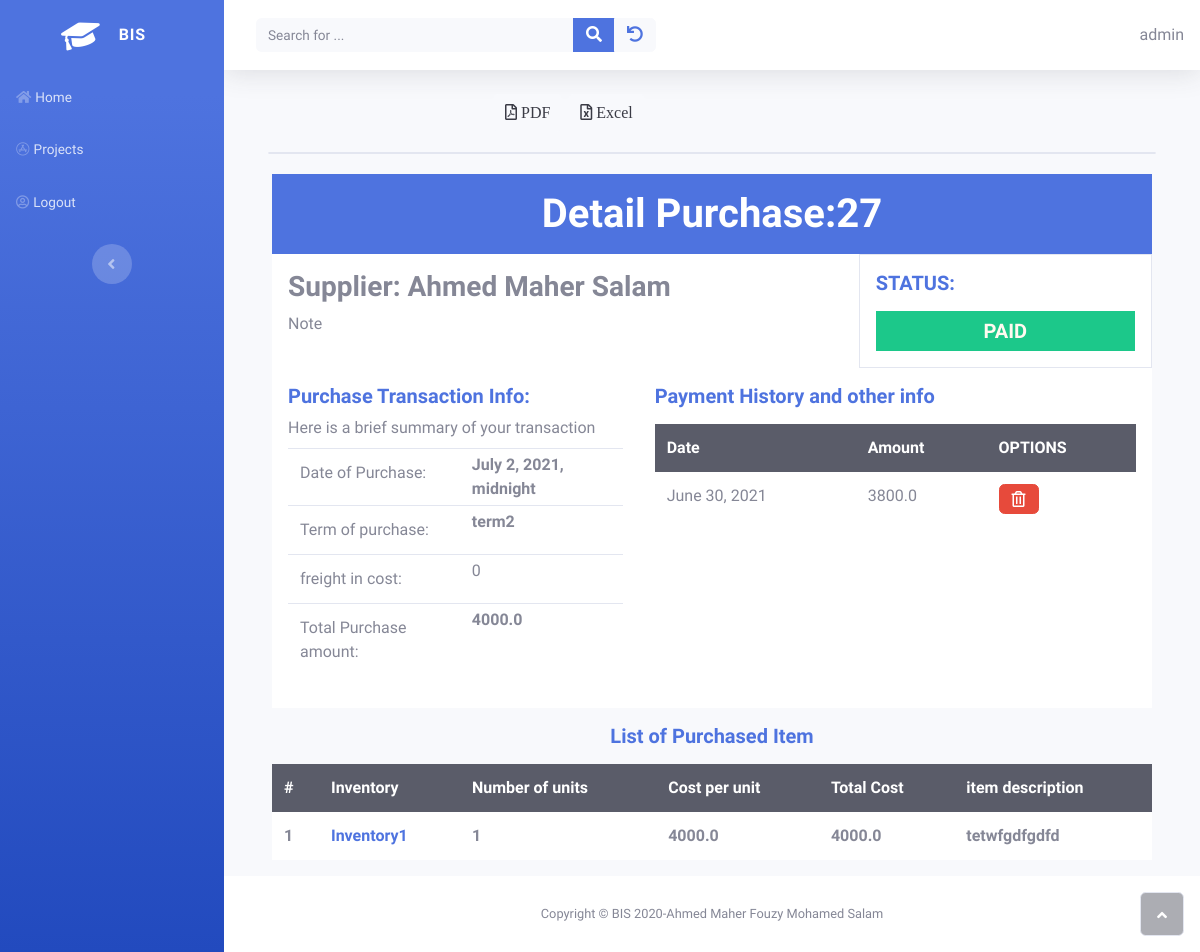
The page /inventory/detail_purchase/27 (signed in) on the database its author committed.
### inventory/models.py (models this page shows, shortened)
class PurchaseInventory(models.Model):
    class Status(models.IntegerChoices):
        UNPAID = 0 , _("UNPAID")
        PAID = 1 , _("PAID")
    status = models.IntegerField(choices=Status.choices)
    owner = models.ForeignKey(get_user_model(), on_delete=models.CASCADE)
    purchase_date = models.DateTimeField()
    due_date = models.DateField(
        help_text="optional if you want to specify it by yourself",
        null = True ,
        blank = True,
    )
    supplier = models.ForeignKey(Supplier, on_delete=models.CASCADE)
    term = models.ForeignKey(PaymentSalesTerm, on_delete=models.CASCADE)
    frieght_in = models.FloatField(default=0)
    num_returend = models.IntegerField(blank=True, null=True)
    cost_returned =  models.FloatField(blank=True, null=True)
    total_purchases = models.FloatField(blank=True, null=True)
    net_purchases = models.FloatField(blank=True, null=True)
    total_amount_paid = models.FloatField(blank=True, null=True)
    objects = models.Manager() # the default_managers
    purchases = PurchaseManager()

class PaymentSalesTerm(models.Model):
    class Term(models.IntegerChoices):
        CASH = 0 , _("Pay CASH")
        ON_DEMAND = 1 , _("Cash On Demand")
        DAYS = 2, _("Due in number of days")
        END_OF_MONTH = 3,_("Due at the end of month")
        NEXT_MONTH = 4,_("Due on the next Month")
        OTHER = 5, _("let me specify the due date DD-MM-YYY")
    owner = models.ForeignKey(get_user_model(), on_delete=models.CASCADE)
    config = models.CharField(
        max_length=100,
        help_text="Specify name for this setting"
        )
    terms = models.IntegerField(choices=Term.choices , default=Term.CASH , blank=False)
    num_of_days_due = models.PositiveSmallIntegerField(
        help_text="in case of you want to specify number of days due"
    )
    discount_in_days = models.PositiveSmallIntegerField(
        validators=[MaxValueValidator(32)] ,
        null = True,
        blank = True
    )
    discount_percentage = models.FloatField(
        help_text="Enter discount like this 5%>>will be  5 not 0.05",
    )
    cash_account =  models.ForeignKey('sole_proprietorship.Accounts',on_delete=models.CASCADE , related_name='payment_sales_term_cash_account')
    accounts_payable =models.ForeignKey('sole_proprietorship.Accounts',on_delete=models.CASCADE , related_name='payment_sales_term_accounts_payable_account')
    freight_in_account = models.ForeignKey('sole_proprietorship.Accounts',
                                    on_delete=models.CASCADE,
                                    related_name='freight_in_account',
                                    null=True,
                                    blank=True,
                                    help_text='choose A/p or Cash to determine if you paid this cost cash or not')
    def __str__(self):
        return self.config

class PayInvoice(models.Model):
    purchase_inventory = models.ForeignKey(PurchaseInventory , on_delete=models.CASCADE)
    date = models.DateField()
    amount_paid = models.FloatField()

class InventoryPrice(models.Model):
    inventory = models.ForeignKey(Inventory, on_delete=models.CASCADE)
    cost_per_unit = models.FloatField()
    number_of_unit = models.PositiveIntegerField()
    purchase_inventory = models.ForeignKey(PurchaseInventory, on_delete=models.CASCADE)
    @property
    def total_cost(self):
        return self.cost_per_unit * self.number_of_unit

class Inventory(models.Model):
    owner = models.ForeignKey(get_user_model(), on_delete=models.CASCADE)
    item_name = models.CharField(max_length=250)
    description = models.TextField(
        null= True,
        blank= True
    )
    general_ledeger_account = models.ForeignKey('sole_proprietorship.Accounts',on_delete=models.CASCADE)
    def __str__(self):
        return self.item_name

### suppliers/models.py (models this page shows)
class Supplier(models.Model):
    owner = models.ForeignKey(get_user_model(), on_delete=models.CASCADE)
    first_name  = models.CharField(max_length=50)
    last_name   = models.CharField(max_length=50)
    middle_name = models.CharField(max_length=50 , blank=True , null=False , default=" ")
    @property
    def full_name(self):
        return '%s %s %s' % (self.first_name, self.middle_name , self.last_name)
    def __str__(self):
        return self.full_name

### inventory/views.py (the view)
# urls.py: path('detail_purchase/<int:pk>' , views.DetailPurchaseInventoryView.as_view() , name="detail_purchase") ,
class DetailPurchaseInventoryView(OwnerDetailView):
    model = PurchaseInventory
    template_name = "inventory/purchase_detail.html"

### home/owner.py (called while the page is built)
    def get_queryset(self):
        qs = super().get_queryset()
        return qs.filter(owner=self.request.user)

### inventory/templates/inventory/purchase_detail.html (shortened to what this page needs)
{% extends "home/base.html" %}
{% block content %}
<div class="d-grid gap-2 col-6 mx-auto">
  <button class="btn btn-light" type="button"><i class="far fa-file-pdf"> PDF</i></button>
  <button class="btn btn-light" type="button"><i class="far fa-file-excel"> Excel</i></button>
</div>
 {% include 'inventory/purchase_detail_abstract.html'%}
{% endblock %}

### home/templates/home/base.html (shortened to what this page needs)
{% load static%}
<!DOCTYPE html>
<html>
<head>
    <link rel="stylesheet" href="{% static 'home/bootstrap/css/bootstrap.min.css' %}">
    <link rel="stylesheet" href="{% static 'home/css/styles.min.css' %}">
    <link rel="stylesheet" href="https://use.fontawesome.com/releases/v5.12.0/css/all.css">
</head>
<body id="page-top">
    <div id="wrapper">
        <nav class="navbar navbar-dark align-items-start sidebar sidebar-dark accordion bg-gradient-primary p-0">
            <div class="container-fluid d-flex flex-column p-0">
                <a class="navbar-brand d-flex justify-content-center align-items-center sidebar-brand m-0" href="#">
                    <div class="sidebar-brand-icon rotate-n-15"><i class="fas fa-graduation-cap"></i></div>
                    <div class="sidebar-brand-text mx-3"><span>BIS</span></div>
                </a>
                <ul class="nav navbar-nav text-light" id="accordionSidebar">
                    <li class="nav-item" role="presentation"><a class="nav-link" href="{% url 'home:home' %}"><i class="fas fa-home"></i><span>Home</span></a><a class="nav-link" href="{% url 'projects:home' %}"><i class="fab fa-app-store"></i><span>Projects</span></a></li>
                    {% if user.is_authenticated %}
                    <li class="nav-item" role="presentation"><a class="nav-link" href="{% url 'home:logout' %}?next={{ request.path }}"><i class="far fa-user-circle"></i><span>Logout</span></a></li>
                    {% endif %}
                </ul>
                <div class="text-center d-none d-md-inline"><button class="btn rounded-circle border-0" id="sidebarToggle" type="button"></button></div>
            </div>
        </nav>
        <div class="d-flex flex-column" id="content-wrapper">
            <div id="content">
                <nav class="navbar navbar-light navbar-expand bg-white shadow mb-4 topbar static-top">
                    <div class="container-fluid"><button class="btn btn-link d-md-none rounded-circle mr-3" id="sidebarToggleTop" type="button"></button>
                        <div class="form-inline d-none d-sm-inline-block mr-auto ml-md-3 my-2 my-md-0 mw-100 navbar-search">
                            <div class="input-group"><input id="search" class="bg-light form-control border-0 small" type="text" placeholder="Search for ..." name="search"   {% if search %} value="{{ search }}" {% endif %}>
                                <div class="input-group-append"><button id= "search-btn" class="btn btn-primary py-0" ><i class="fas fa-search"></i></button></div>
                                <div class="input-group-append"><button class="btn btn-light py-0" type="button"><a href="{% url 'projects:home' %}"><i class="fa fa-undo"></i></a></button></div>
                            </div>
                        </div>
                        <div>
                            {{ user.username }}
                        </div>
                    </div>
                </nav>
                <div class="container">
                    <div id="ajax">
                    {% block content %}{% endblock%}
                    </div>
                </div>
            </div>
            <footer class="bg-white sticky-footer">
                <div class="container my-auto">
                    <div class="text-center my-auto copyright"><span>Copyright © BIS 2020-Ahmed Maher Fouzy Mohamed Salam</span></div>
                </div>
            </footer>
        </div><a class="border rounded d-inline scroll-to-top" href="#page-top"><i class="fas fa-angle-up"></i></a></div>
</body>
</html>

### inventory/templates/inventory/purchase_detail_abstract.html (shortened to what this page needs)
<div class="row" style="margin:0px;padding:20px;">
    <div class="col" style="padding:0px;">
        <div class="card"></div>
    </div>
</div>
<div class="container" id="contentHistoriasOm">
    <section id="subirOm" class="pb-3">
        <div class="row p-0 m-0">
            <div class="col p-0 m-0">
                <div class="row bg-white mx-auto">
                    <div class="col-12 p-0 m-0 bg-primary">
                        <h1 class="text-center text-white p-0 m-0 display-5 pt-3 pb-3"><strong>Detail Purchase:{{ purchaseinventory.pk }}</strong></h1>
                    </div>
                    <div class="col-12 col-sm-12 col-md-9 col-lg-9 col-xl-8 p-0 m-0 p-3 text-secondary">
                        <h3><strong> Supplier: {{ purchaseinventory.supplier }}</strong></h3>
                        <p class="p-0 m-0 pb-2">Note</p>
                    </div>
                    <div class="col-lg-4 col-xl-4 p-0 m-0 p-3 mx-auto  border">
                        <h5 class="text-primary p-0 m-0 pb-2"><strong>STATUS:</strong></h5>
                            {% if purchaseinventory.status == 0 %}
                                <div class="progress h-25">
                                {% widthratio purchaseinventory.total_amount_paid purchaseinventory.net_purchases 100 as percentage  %}
                                    <div class="progress-bar bg-primary progress-bar-striped progress-bar-animated" aria-valuenow="0" aria-valuemin="0" aria-valuemax="100" style="width: {{percentage}}%;">{{percentage}}%</div>
                                </div>
                                <h5 class="text-primary p-0 m-0 pb-2 pt-2 mt-2 text-center bg-danger" style="color:floralwhite!important"><strong>UNPAID</strong><br></h5>
                            {% else %}
                                <h5 class="text-primary p-0 m-0 pb-2 pt-2 mt-2 text-center bg-success" style="color:floralwhite!important"><strong>PAID</strong><br></h5>
                            {% endif %}
                    </div>
                </div>
            </div>
        </div>
        <div class="row p-0 m-0">
            <div class="col-lg-4 col-xl-5 p-0 m-0 p-3 bg-info mx-auto" style="background-color:white!important">
                <h5 class="text-primary p-0 m-0 pb-2"><strong>Purchase Transaction Info:</strong></h5>
                <p class="p-0 m-0 pb-2">Here is a brief summary of your transaction</p>
                <div class="table-responsive">
                    <table class="table">
                        <tbody>
                            <tr>
                                <td>Date of Purchase:</td>
                                <td class="p-0 m-0 p-1"><strong>{{ purchaseinventory.purchase_date }}</strong></td>
                            </tr>
                            <tr>
                                <td>Term of purchase:</td>
                                <td class="p-0 m-0 p-1"><strong>{{ purchaseinventory.term }}</strong></td>
                            </tr>
                            <tr>
                                <td>freight in cost:</td>
                                <td class="p-0 m-0 p-1">{% if purchaseinventory.frieght_in %}{{purchaseinventory.frieght_in }}{% else %} 0 {% endif %}</td>
                            </tr>
                            <tr>
                                <td>Total Purchase amount:</td>
                                <td class="p-0 m-0 p-1"><strong>{{ purchaseinventory.total_purchases }}</strong></td>
                            </tr>
                        </tbody>
                    </table>
                </div>
            </div>
            <div class="col-lg-4 col-xl-7 p-0 m-0 p-3 bg-info mx-auto" style="background-color:white!important">
                <h5 class="text-primary p-0 m-0 pb-2"><strong>Payment History and other info</strong></h5>
                <p class="p-0 m-0 pb-2"></p>
                <div class="table-responsive">
                    <table class="table table-hover table-borderless">
                        <thead class="table-dark">
                            <tr>
                                <th>Date</th>
                                <th>Amount</th>
                                <th>OPTIONS</th>
                            </tr>
                        </thead>
                        <tbody>
                            {% for payment in purchaseinventory.payinvoice_set.all%}
                            <tr>
                                <td>{{ payment.date }}</td>
                                <td>{{ payment.amount_paid }}</td>
                                <td>
                                    <a href="{% url 'inventory:pay_invoice_delete' payment.id %}">
                                        <button type="button" class="btn btn-danger"><i class="far fa-trash-alt d-xl-flex justify-content-xl-center align-items-xl-center"></i></button>
                                    </a>
                                </td>
                            </tr>
                            {% endfor %}
                        </tbody>
                    </table>
                </div>
            </div>
        </div>
    </section>
    <section >
        <h5 class="text-center text-primary p-0 m-0 pb-3"><strong>List of Purchased Item</strong></h5>
        <div>
            <table class="table table-hover table-borderless">
                <thead class="table-dark">
                    <tr>
                        <th>#</th>
                        <th>Inventory</th>
                        <th>Number of units</th>
                        <th>Cost per unit </th>
                        <th>Total Cost </th>
                        <th>item description </th>
                    </tr>
                </thead>
                <tbody style="background-color:white">
                    {% for price in purchaseinventory.inventoryprice_set.all %}
                        <tr>
                            <td><strong>{{ forloop.counter }}</strong></td>
                            <td><strong><a href="{% url "inventory:detail_inventory" price.inventory.id %}" target="blank">{{ price.inventory }}</a></strong></td>
                            <td><strong>{{ price.number_of_unit}}</strong></td>
                            <td><strong>{{ price.cost_per_unit}}</strong></td>
                            <td><strong>{{ price.total_cost}}</strong></td>
                            <td><strong>{{ price.inventory.description|truncatechars:125 }}</strong></td>
                        </tr>
                    {% endfor %}
                </tbody>
            </table>
        </div>
    </section>
</div>

### rows shown on the page
PurchaseInventory: pk "27", supplier "Ahmed Maher Salam", purchase_date "July 2, 2021, midnight", term "term2", total_purchases "4000.0"
PayInvoice: date "June 30, 2021", amount_paid "3800.0"
InventoryPrice: inventory "Inventory1", number_of_unit "1", cost_per_unit "4000.0", total_cost "4000.0", inventory.description "tetwfgdfgdfd"

### other values the page prints
{{ user.username }} "admin"
